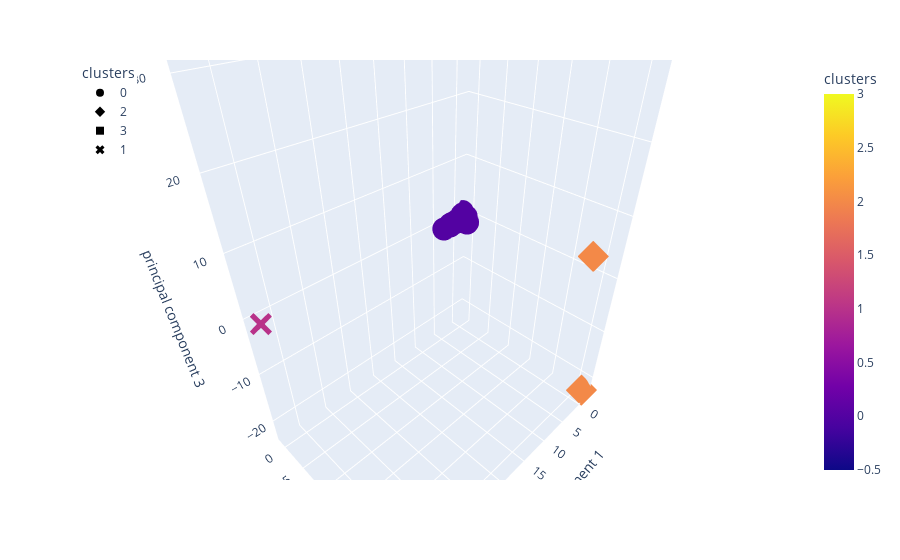

The notebook cell saved with this chart:
### Markdown cell above
### Visualizing Results

#### 3D-Scatter with Clusters

### Code cell
# Create a 3D-Scatter with the PCA data and the clusters
fig = px.scatter_3d(
    df_crypto_pca,
    x="principal component 1",
    y="principal component 2",
    z="principal component 3",
    color="clusters",
    symbol="clusters",
    width=800,
)
fig.update_layout(legend=dict(x=0, y=1))
fig.show()

### Figure 1 — Plotly figure (JSON) as saved in the notebook; plotly's stock layout.template omitted (floating-point values rounded to 4 significant figures; data arrays with more than 128 entries replaced by an {"elided": "..."} marker saying what was removed)
{"data": [{"hovertemplate": "clusters=%{marker.color}<br>principal component 1=%{x}<br>principal component 2=%{y}<br>principal component 3=%{z}<extra></extra>", "legendgroup": "0", "marker": {"color": {"elided": "514 int values"}, "coloraxis": "coloraxis", "symbol": "circle"}, "mode": "markers", "name": "0", "scene": "scene", "showlegend": true, "type": "scatter3d", "x": {"elided": "514 float values"}, "y": {"elided": "514 float values"}, "z": {"elided": "514 float values"}}, {"hovertemplate": "clusters=%{marker.color}<br>principal component 1=%{x}<br>principal component 2=%{y}<br>principal component 3=%{z}<extra></extra>", "legendgroup": "2", "marker": {"color": [2, 2], "coloraxis": "coloraxis", "symbol": "diamond"}, "mode": "markers", "name": "2", "scene": "scene", "showlegend": true, "type": "scatter3d", "x": [0.4315, -1.436], "y": [24.39, 26.31], "z": [3.997, -22.7]}, {"hovertemplate": "clusters=%{marker.color}<br>principal component 1=%{x}<br>principal component 2=%{y}<br>principal component 3=%{z}<extra></extra>", "legendgroup": "3", "marker": {"color": [3], "coloraxis": "coloraxis", "symbol": "square"}, "mode": "markers", "name": "3", "scene": "scene", "showlegend": true, "type": "scatter3d", "x": [-1.485], "y": [15.44], "z": [31.84]}, {"hovertemplate": "clusters=%{marker.color}<br>principal component 1=%{x}<br>principal component 2=%{y}<br>principal component 3=%{z}<extra></extra>", "legendgroup": "1", "marker": {"color": [1], "coloraxis": "coloraxis", "symbol": "x"}, "mode": "markers", "name": "1", "scene": "scene", "showlegend": true, "type": "scatter3d", "x": [37.55], "y": [0.1335], "z": [-0.2343]}], "layout": {"autosize": true, "coloraxis": {"colorbar": {"title": {"text": "clusters"}}, "colorscale": [[0, "#0d0887"], [0.1111, "#46039f"], [0.2222, "#7201a8"], [0.3333, "#9c179e"], [0.4444, "#bd3786"], [0.5556, "#d8576b"], [0.6667, "#ed7953"], [0.7778, "#fb9f3a"], [0.8889, "#fdca26"], [1, "#f0f921"]]}, "legend": {"title": {"text": "clusters"}, "tracegroupgap": 0, "x": 0, "y": 1}, "margin": {"t": 60}, "scene": {"aspectmode": "auto", "aspectratio": {"x": 1.006, "y": 0.707, "z": 1.406}, "camera": {"center": {"x": 0, "y": 0, "z": 0}, "eye": {"x": 0.9133, "y": 0.9133, "z": 0.9133}, "projection": {"type": "perspective"}, "up": {"x": 0, "y": 0, "z": 1}}, "domain": {"x": [0, 1], "y": [0, 1]}, "xaxis": {"title": {"text": "principal component 1"}, "type": "linear"}, "yaxis": {"title": {"text": "principal component 2"}, "type": "linear"}, "zaxis": {"title": {"text": "principal component 3"}, "type": "linear"}}}}
